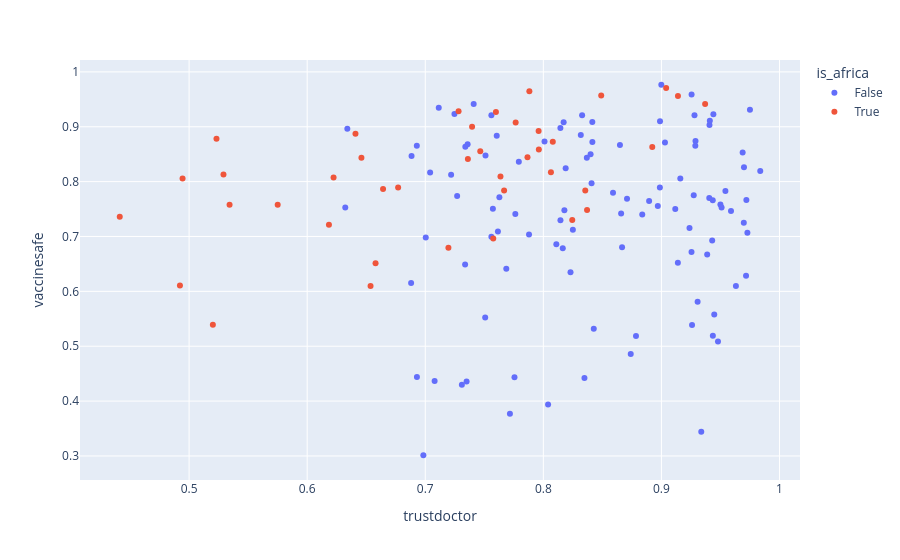

Notebook source saved alongside this figure:
### Code cell
px.scatter(df, x="trustdoctor", 
           y="vaccinesafe", 
           color='is_africa',
           hover_name='country')

### Figure 1 — Plotly figure (JSON) as saved in the notebook; plotly's stock layout.template omitted (floating-point values rounded to 4 significant figures)
{"data": [{"hovertemplate": "<b>%{hovertext}</b><br><br>is_africa=False<br>trustdoctor=%{x}<br>vaccinesafe=%{y}<extra></extra>", "hovertext": ["United States", "Lebanon", "Saudi Arabia", "Jordan", "Turkey", "Pakistan", "Indonesia", "Bangladesh", "United Kingdom", "France", "Germany", "Netherlands", "Belgium", "Spain", "Italy", "Poland", "Hungary", "Czech Republic", "Romania", "Sweden", "Greece", "Denmark", "Iran", "Singapore", "Japan", "China", "India", "Venezuela", "Brazil", "Mexico", "Israel", "Palestinian Territories", "Canada", "Australia", "Philippines", "Sri Lanka", "Vietnam", "Thailand", "Cambodia", "Laos", "Myanmar", "New Zealand", "South Korea", "Taiwan", "Afghanistan", "Belarus", "Georgia", "Kazakhstan", "Kyrgyzstan", "Moldova", "Russia", "Ukraine", "Costa Rica", "Albania", "Argentina", "Armenia", "Austria", "Azerbaijan", "Bolivia", "Bosnia and Herzegovina", "Bulgaria", "Chile", "Colombia", "Croatia", "Cyprus", "Dominican Republic", "Ecuador", "El Salvador", "Estonia", "Finland", "Guatemala", "Haiti", "Honduras", "Iceland", "Iraq", "Ireland", "Kuwait", "Latvia", "Lithuania", "Luxembourg", "Macedonia", "Malaysia", "Malta", "Mongolia", "Montenegro", "Nepal", "Nicaragua", "Norway", "Panama", "Paraguay", "Peru", "Portugal", "Serbia", "Slovakia", "Slovenia", "Switzerland", "Tajikistan", "Turkmenistan", "United Arab Emirates", "Uruguay", "Uzbekistan", "Yemen", "Kosovo", "Northern Cyprus"], "legendgroup": "False", "marker": {"color": "#636efa", "symbol": "circle"}, "mode": "markers", "name": "False", "orientation": "v", "showlegend": true, "type": "scatter", "x": [0.9499, 0.84, 0.8189, 0.8172, 0.8408, 0.8649, 0.8368, 0.8999, 0.9273, 0.9479, 0.9388, 0.9255, 0.9631, 0.9699, 0.9117, 0.8896, 0.8987, 0.9139, 0.7337, 0.9698, 0.8709, 0.9728, 0.8667, 0.951, 0.9337, 0.7763, 0.9255, 0.7247, 0.7219, 0.8317, 0.8969, 0.756, 0.9435, 0.9688, 0.859, 0.9287, 0.8145, 0.975, 0.8144, 0.8328, 0.928, 0.9589, 0.8785, 0.9259, 0.741, 0.7717, 0.811, 0.7756, 0.825, 0.731, 0.7079, 0.6984, 0.8415, 0.688, 0.903, 0.735, 0.9447, 0.823, 0.6323, 0.7615, 0.804, 0.7573, 0.7041, 0.9307, 0.7686, 0.8415, 0.751, 0.727, 0.874, 0.9719, 0.6928, 0.7879, 0.7605, 0.9717, 0.634, 0.9405, 0.7359, 0.8348, 0.8427, 0.943, 0.7507, 0.9407, 0.9542, 0.8178, 0.6929, 0.8988, 0.7114, 0.9837, 0.7339, 0.7628, 0.7004, 0.916, 0.8164, 0.8659, 0.9238, 0.9435, 0.941, 0.9289, 0.7792, 0.8838, 0.944, 0.6884, 0.756, 0.801], "xaxis": "x", "y": [0.7584, 0.8498, 0.8244, 0.9082, 0.7968, 0.8666, 0.8437, 0.9766, 0.775, 0.5088, 0.6674, 0.6717, 0.6098, 0.8264, 0.7503, 0.7648, 0.7893, 0.6523, 0.6487, 0.7251, 0.7688, 0.7066, 0.6802, 0.753, 0.344, 0.7408, 0.9587, 0.9231, 0.8127, 0.8852, 0.7555, 0.9208, 0.766, 0.853, 0.7797, 0.8654, 0.7295, 0.9308, 0.8978, 0.9211, 0.9211, 0.7464, 0.5187, 0.5388, 0.9416, 0.377, 0.6859, 0.4434, 0.7122, 0.4299, 0.4366, 0.3013, 0.8721, 0.6154, 0.8714, 0.4356, 0.5577, 0.6347, 0.753, 0.709, 0.394, 0.7505, 0.8166, 0.581, 0.641, 0.9087, 0.8474, 0.7737, 0.4859, 0.7664, 0.8653, 0.7036, 0.8836, 0.6284, 0.8965, 0.77, 0.868, 0.442, 0.5319, 0.6928, 0.5522, 0.9033, 0.7828, 0.7476, 0.4441, 0.9099, 0.9347, 0.8192, 0.8634, 0.7716, 0.6982, 0.8059, 0.6788, 0.7421, 0.7154, 0.519, 0.9112, 0.8739, 0.8362, 0.7401, 0.923, 0.8466, 0.6993, 0.873], "yaxis": "y"}, {"hovertemplate": "<b>%{hovertext}</b><br><br>is_africa=True<br>trustdoctor=%{x}<br>vaccinesafe=%{y}<extra></extra>", "hovertext": ["Egypt", "Morocco", "Nigeria", "Kenya", "Tanzania", "Ghana", "Uganda", "Benin", "Madagascar", "Malawi", "South Africa", "Botswana", "Ethiopia", "Mali", "Mauritania", "Mozambique", "Niger", "Rwanda", "Senegal", "Zambia", "Burkina Faso", "Cameroon", "Sierra Leone", "Zimbabwe", "Algeria", "Burundi", "Chad", "Comoros", "Republic of Congo", "Gabon", "Guinea", "Ivory Coast", "Liberia", "Libya", "Mauritius", "Namibia", "Eswatini", "The Gambia", "Togo", "Tunisia"], "legendgroup": "True", "marker": {"color": "#EF553B", "symbol": "circle"}, "mode": "markers", "name": "True", "orientation": "v", "showlegend": true, "type": "scatter", "x": [0.904, 0.677, 0.796, 0.7766, 0.914, 0.8922, 0.7866, 0.4945, 0.6459, 0.7598, 0.7637, 0.6224, 0.849, 0.7576, 0.575, 0.7397, 0.7466, 0.937, 0.8245, 0.8064, 0.7196, 0.6184, 0.7282, 0.7962, 0.6579, 0.6409, 0.5291, 0.5232, 0.4413, 0.4922, 0.6643, 0.5343, 0.7882, 0.7668, 0.6537, 0.7361, 0.837, 0.808, 0.5201, 0.8355], "xaxis": "x", "y": [0.9708, 0.7892, 0.8921, 0.9078, 0.9562, 0.8632, 0.8443, 0.8058, 0.8437, 0.9269, 0.8095, 0.8073, 0.9568, 0.6963, 0.7577, 0.9, 0.8555, 0.9417, 0.73, 0.8173, 0.6796, 0.7213, 0.9283, 0.8584, 0.6512, 0.8874, 0.8128, 0.8782, 0.7361, 0.6107, 0.7866, 0.7579, 0.9648, 0.7836, 0.6097, 0.8411, 0.7481, 0.8729, 0.5393, 0.7839], "yaxis": "y"}], "layout": {"legend": {"title": {"text": "is_africa"}, "tracegroupgap": 0}, "margin": {"t": 60}, "xaxis": {"anchor": "y", "domain": [0, 1], "title": {"text": "trustdoctor"}}, "yaxis": {"anchor": "x", "domain": [0, 1], "title": {"text": "vaccinesafe"}}}}
